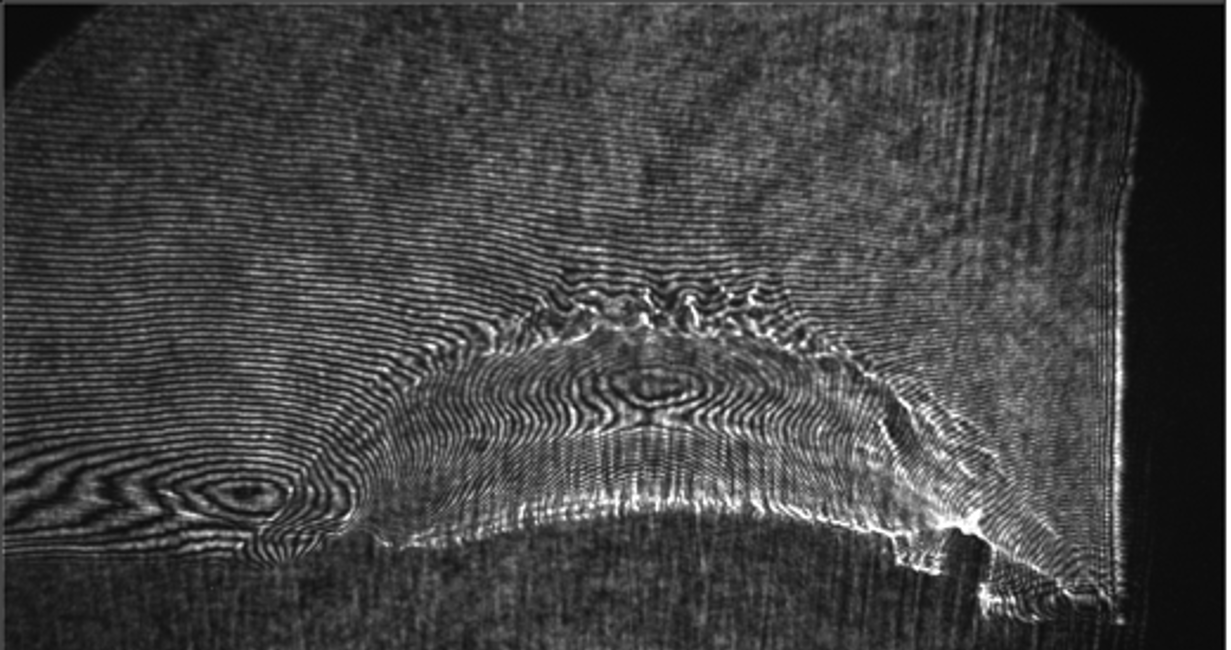
#> input picture ShotCropped.png, 1231 x 650 px
$ jupyter execute EvenIllumination.ipynb
#> lines starting #> are read from the running program, lines starting #| are printed output that depends on the picture; after the words box and inside, x2 and y2 are one past the last pixel; in counts of white or black regions, pixels touching at a corner belong together
# Fringe Extraction on Uneven Illumination — Interactive Notebook

This notebook provides Shading correction → CLAHE → Local threshold (Sauvola) for images with uneven illumination (like interferometry fringes):

> The notebook expects your image at `ReferenceCropped.png`. You can replace that path with your own.

[cell 1]
# If running locally, ensure these are installed:
# !pip install opencv-python-headless scikit-image ipywidgets matplotlib numpy
import matplotlib
matplotlib.use("TkAgg")
import os, math, numpy as np, cv2
import matplotlib.pyplot as plt
from IPython.display import display, HTML
import ipywidgets as widgets

from skimage import img_as_ubyte
from skimage.exposure import rescale_intensity
from skimage.filters import threshold_sauvola
from skimage.filters.rank import otsu
from skimage.morphology import disk, opening

plt.rcParams['figure.dpi'] = 130

# Convenience: safe imread
def read_gray(path):
#> called with path = 'ShotCropped.png'
    img = cv2.imread(path, cv2.IMREAD_GRAYSCALE)
#> img is the input picture: shape (650, 1231); min 0, max 255, mean 67.5
    if img is None:
        raise FileNotFoundError(f"Could not read image at: {path}")
    return img

[cell 2]
# --- Load your image here ---
IMG_PATH = "ShotCropped.png"  # change if needed
img = read_gray(IMG_PATH)
h, w = img.shape[:2]
#> h = 650; w = 1231
print(f"Loaded image {IMG_PATH}  shape={img.shape}, dtype={img.dtype}")
#| Loaded image ShotCropped.png  shape=(650, 1231), dtype=uint8
plt.imshow(img, cmap='gray')
#> (this line was passed over: IPython is not available in this run)
plt.axis('off')
#> (this line was passed over: IPython is not available in this run)
plt.title('Original')
#> (this line was passed over: IPython is not available in this run)
plt.show()

[cell 3]
def show_triptych(a, b, c, titles=('Stage 1','Stage 2','Stage 3'), cmap='gray'):
    fig, axs = plt.subplots(1, 3, figsize=(12,4))
    for ax, im, t in zip(axs, [a, b, c], titles):
        ax.imshow(im, cmap=cmap)
        ax.set_title(t)
        ax.axis('off')
    plt.tight_layout()
    plt.show()

[cell 4]
# --- set backend BEFORE importing pyplot ---
import matplotlib
matplotlib.use("TkAgg")  # opens real OS window (requires Tk installed, on Windows it's included)

import matplotlib.pyplot as plt
import ipywidgets as widgets
from IPython.display import display
import numpy as np
import cv2
from skimage.filters import threshold_sauvola

# --- your existing helpers (unchanged) ---
def show_triptych(a, b, c, titles=('Stage 1','Stage 2','Stage 3'), cmap='gray'):
    fig, axs = plt.subplots(1, 3, figsize=(12,4))
    for ax, im, t in zip(axs, [a, b, c], titles):
        ax.imshow(im, cmap=cmap)
        ax.set_title(t); ax.axis('off')
    plt.tight_layout(); plt.show()

def pipeline_shading_sauvola(img, sigma=35.0, clip=2.5, tile=8, win=31, k=0.20, post_open=1):
    bg = cv2.GaussianBlur(img, ksize=(0,0), sigmaX=sigma, sigmaY=sigma)
    flat = cv2.divide(img, bg, scale=255)
    tile = max(2, int(tile))
    clahe = cv2.createCLAHE(clipLimit=float(clip), tileGridSize=(tile, tile))
    enh = clahe.apply(flat)
    win = int(win) if int(win)%2==1 else int(win)+1
    thv = threshold_sauvola(enh, window_size=win, k=float(k))
    binary = (enh > thv).astype(np.uint8) * 255
    if post_open > 0:
        ksz = max(1, int(post_open))
        binary = cv2.morphologyEx(binary, cv2.MORPH_OPEN, np.ones((ksz,ksz), np.uint8))
    return flat, enh, binary

# --- Matplotlib pop-out for ONLY the binary ---
_fig = None
_ax = None
_im = None

def show_binary_popout_mpl(binary, win_title="Sauvola Binary"):
    global _fig, _ax, _im
    b = binary.astype(np.uint8)
    if _fig is None:
        _fig, _ax = plt.subplots()
        try:
            _fig.canvas.manager.set_window_title(win_title)
        except Exception:
            pass
        _im = _ax.imshow(b, cmap='gray', vmin=0, vmax=255)
        _ax.axis('off')
        plt.show(block=False)      # non-blocking OS window
        _fig.canvas.draw_idle()
        _fig.canvas.flush_events()
    else:
        _im.set_data(b)
        _fig.canvas.draw_idle()
        _fig.canvas.flush_events()

def close_binary_popout_mpl():
    global _fig, _ax, _im
    if _fig is not None:
        plt.close(_fig)
        _fig = _ax = _im = None

# --- Sliders UI that drives the pop-out window ---
def ui_binary_popout(img):
    sigma     = widgets.FloatSlider(value=50.0, min=0.0,  max=10.0, step=0.1,  description='Blur σ')
    clip      = widgets.FloatSlider(value=2.5,  min=1.0,  max=8.0,  step=0.1,  description='CLAHE clip')
    tile      = widgets.IntSlider(  value=8,    min=4,    max=32,   step=1,    description='CLAHE tile')
    win       = widgets.IntSlider(  value=31,   min=9,    max=101,  step=2,    description='Sauvola win')
    k         = widgets.FloatSlider(value=0.20, min=0.05, max=0.40, step=0.01, description='Sauvola k')
    post_open = widgets.IntSlider(  value=1,    min=0,    max=5,    step=1,    description='Post open')
    close_btn = widgets.Button(description="Close pop-out")

    def on_change(_=None):
        _, _, binary = pipeline_shading_sauvola(
            img,
            sigma=sigma.value, clip=clip.value, tile=tile.value,
            win=win.value, k=k.value, post_open=post_open.value
        )
        show_binary_popout_mpl(binary)

    def on_close(_):
        close_binary_popout_mpl()

    for w in (sigma, clip, tile, win, k, post_open):
        w.observe(on_change, names='value')
    close_btn.on_click(on_close)

    controls = widgets.VBox([sigma, clip, tile, win, k, post_open, close_btn])
    display(controls)
    on_change()  # initial draw

# --- Use it ---
ui_binary_popout(img)
#> in pipeline_shading_sauvola, `bg = cv2.GaussianBlur(img, ksize=(0,0), sigmaX=sigma, sigmaY=sigma)`:
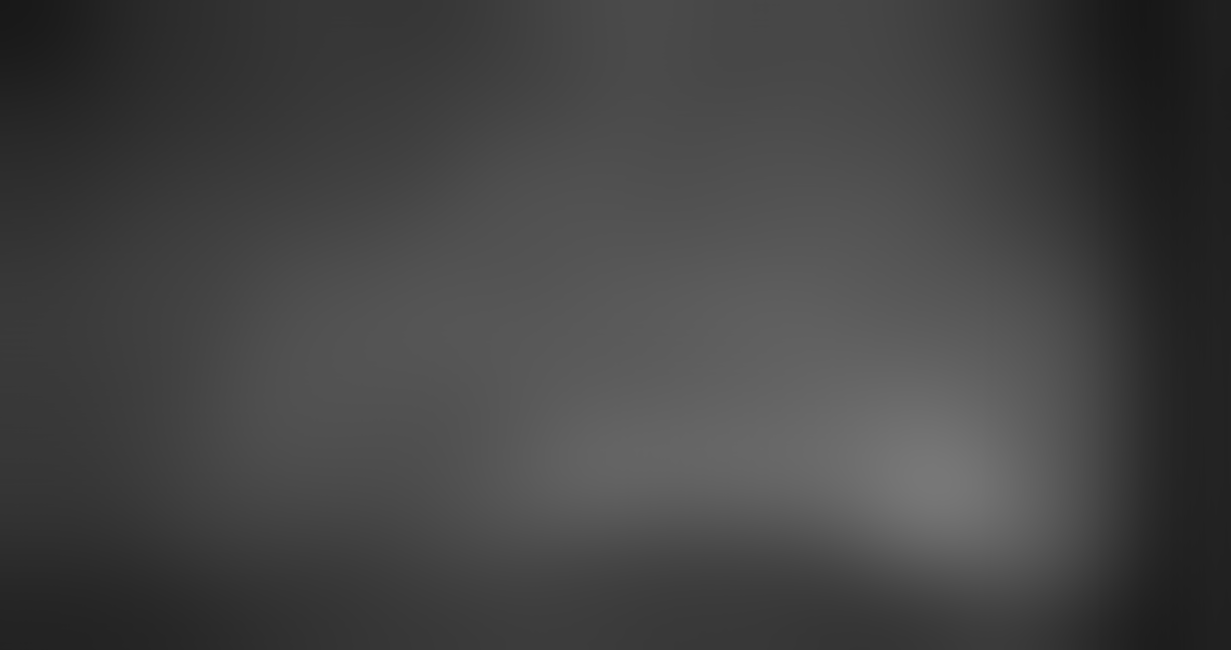
#> bg: shape (650, 1231); min 23, max 120, mean 67.3
#> in pipeline_shading_sauvola, `flat = cv2.divide(img, bg, scale=255)`:
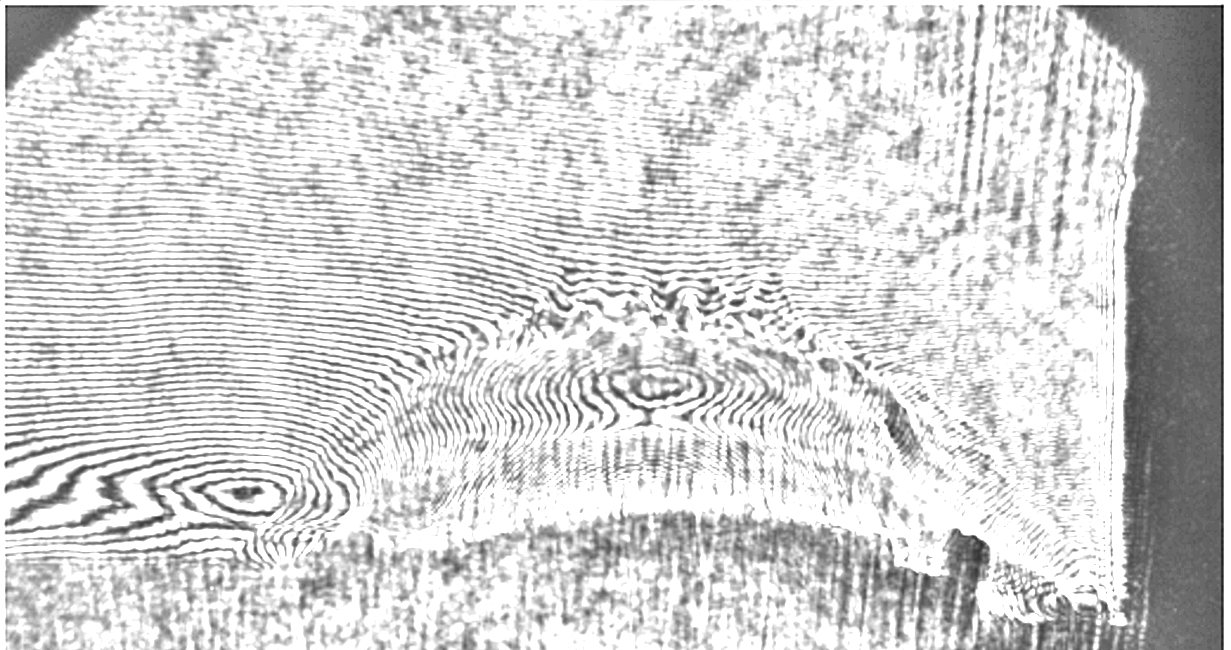
#> flat: shape (650, 1231); min 0, max 255, mean 211.9
#> in pipeline_shading_sauvola, `enh = clahe.apply(flat)`:
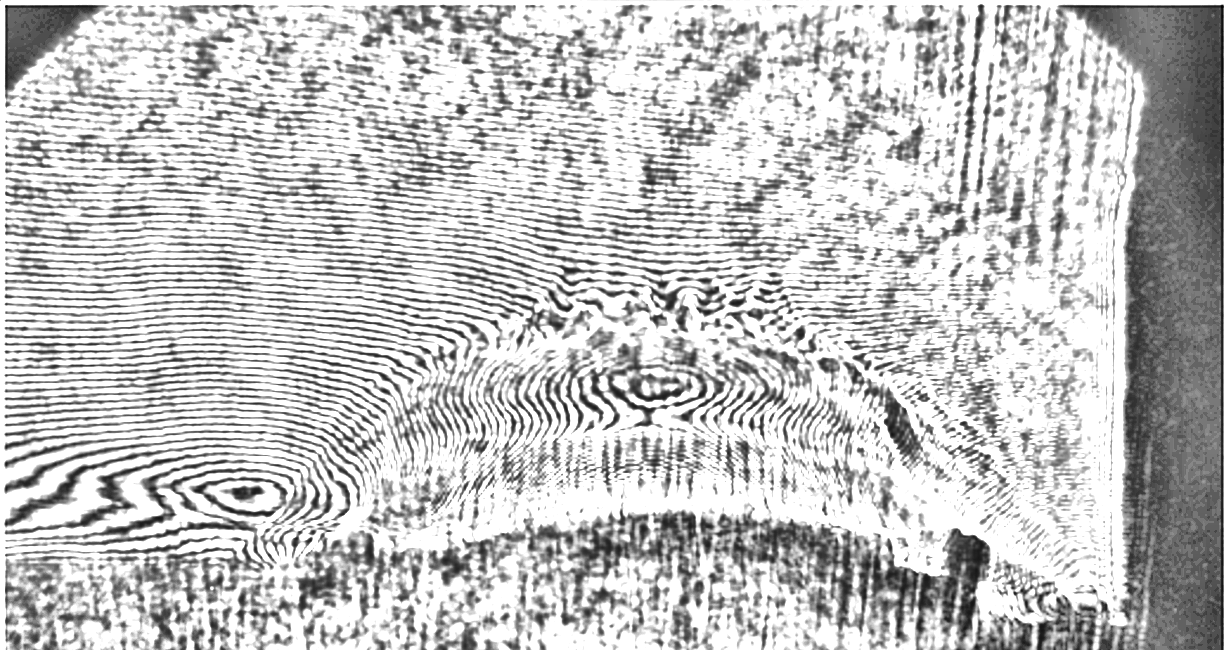
#> enh: shape (650, 1231); min 1, max 255, mean 195.4
#> in pipeline_shading_sauvola, `thv = threshold_sauvola(enh, window_size=win, k=float(k))`:
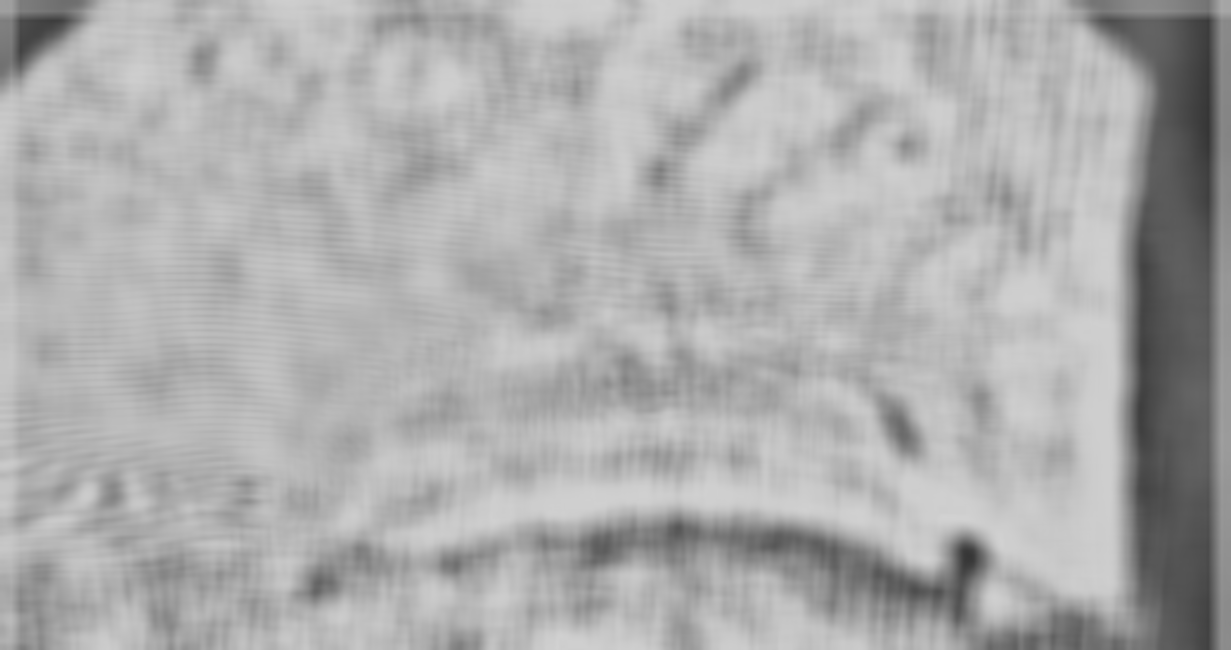
#> thv: shape (650, 1231) float64; min 54.01, max 210.3, mean 173.3
#> in pipeline_shading_sauvola, `binary = (enh > thv).astype(np.uint8) * 255`:
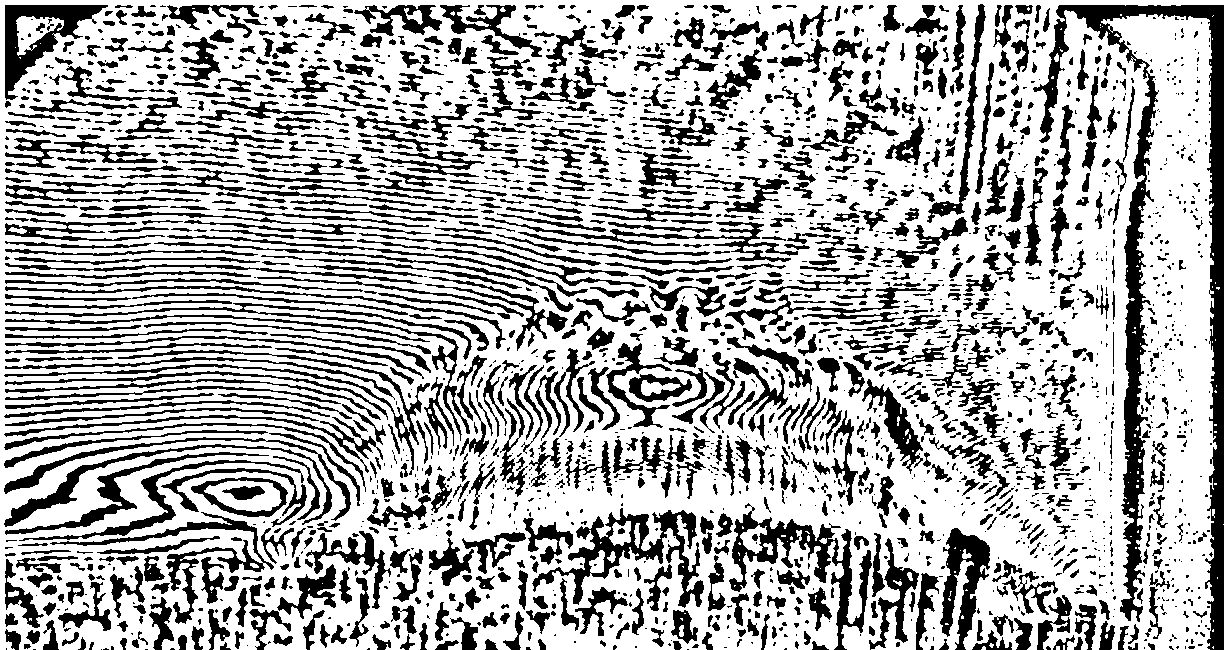
#> binary: shape (650, 1231); 68.7% white; 2496 black regions (1370 under 20 px), largest, box (x1, y1, x2, y2) and area: (1033, 5, 1224, 650) 19095, (729, 503, 872, 650) 4597, (532, 508, 704, 608) 4595
#> (the call stopped at in show_binary_popout_mpl, `_fig, _ax = plt.subplots()`: IPython is not available in this run)
